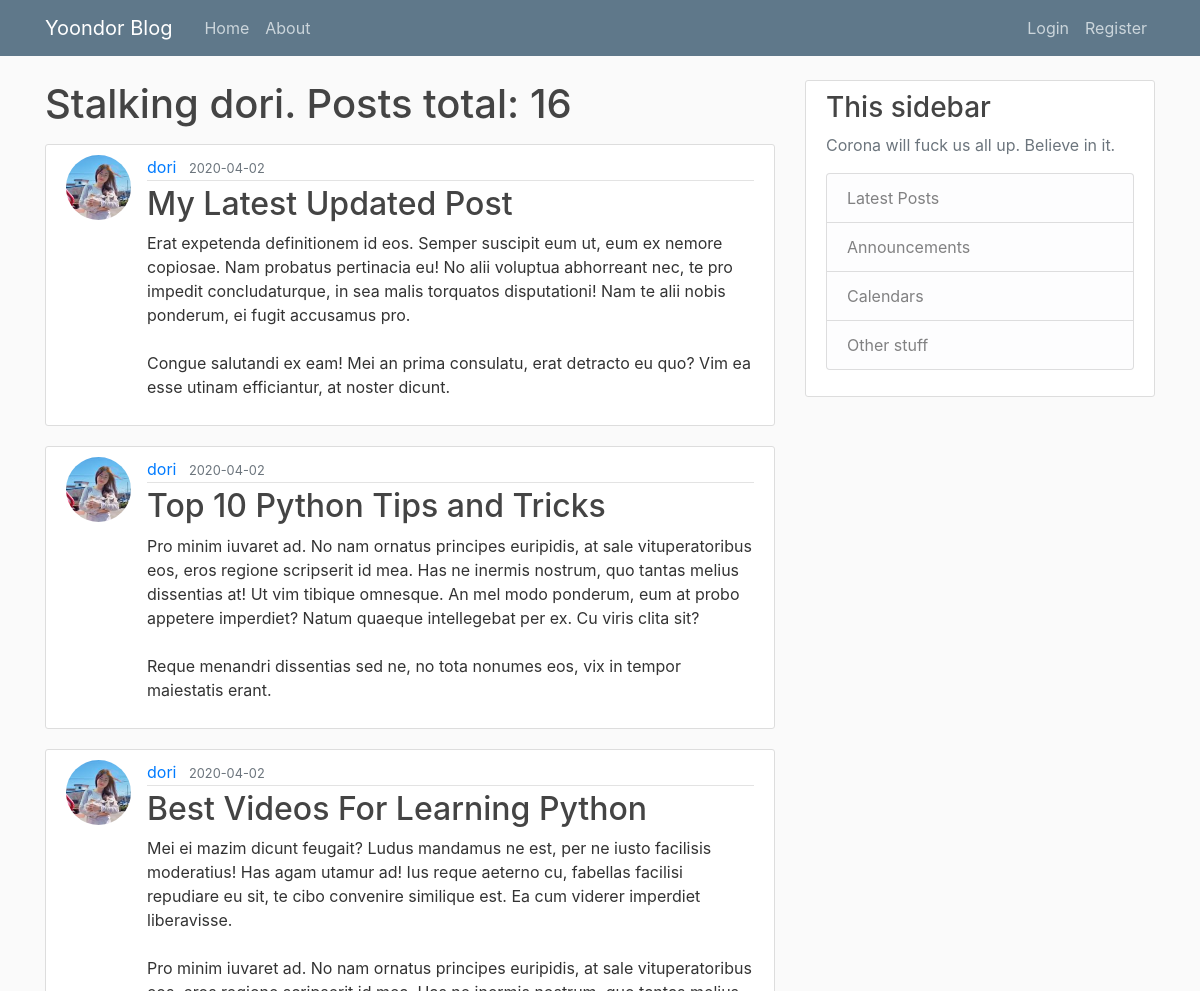
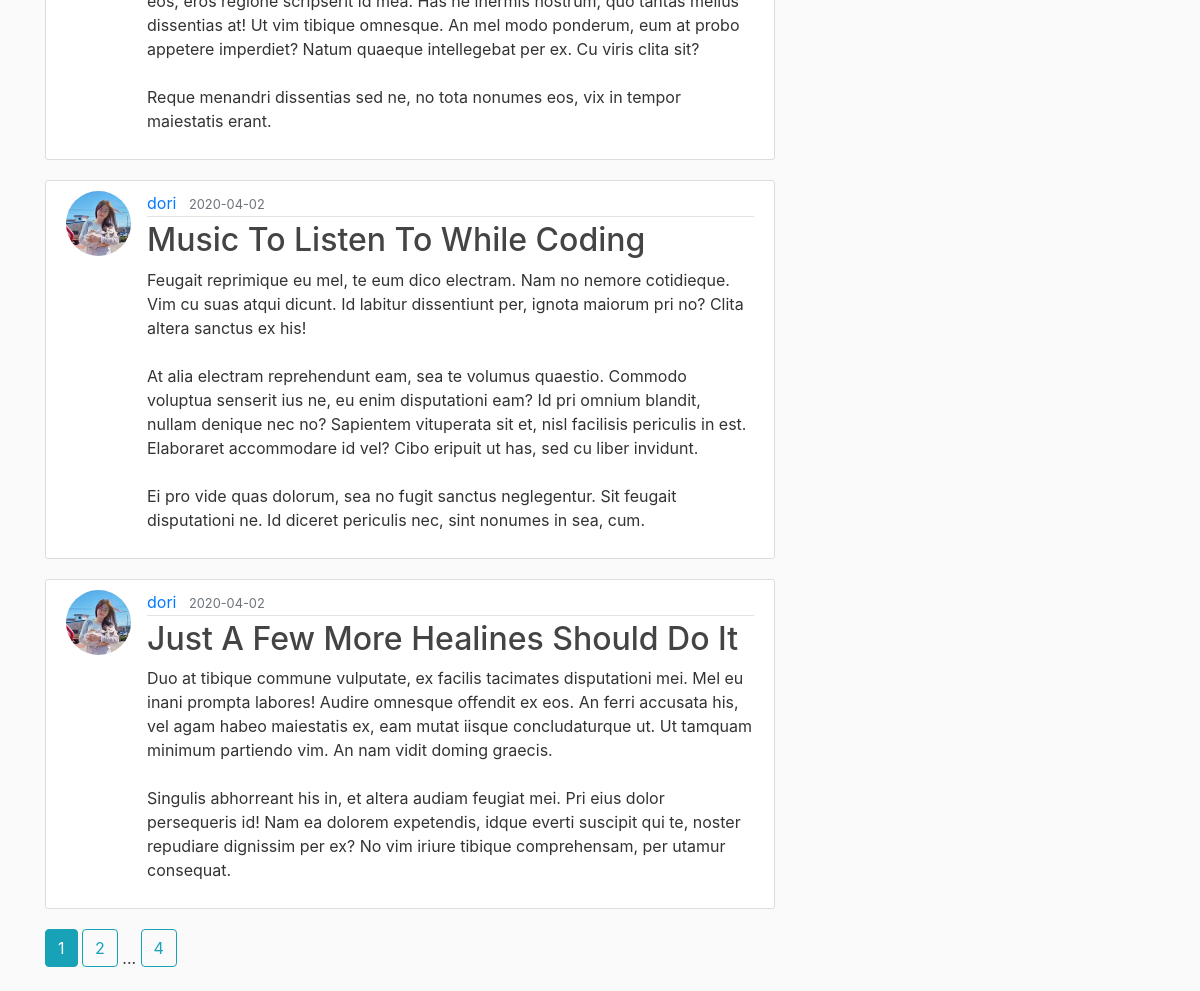
/user/dori, run on the app's committed database (2 pictures, top to bottom).
### flaskblog/models.py (models this page shows, shortened)
class User(db.Model, UserMixin):
    id = db.Column(db.Integer, primary_key=True)
    username = db.Column(db.String(20), unique=True, nullable=False)
    email = db.Column(db.String(120), unique=True, nullable=False)
    image_file = db.Column(db.String(20), nullable=False, default='default.jpg')
    pw = db.Column(db.String(60), nullable=False)
    posts = db.relationship('Post', backref='author', lazy=True)

class Post(db.Model):
    id = db.Column(db.Integer, primary_key=True)
    title = db.Column(db.String(100), nullable=False)
    date_posted = db.Column(db.DateTime, nullable=False, default=datetime.utcnow)
    content = db.Column(db.Text, nullable=False)
    user_id = db.Column(db.Integer, db.ForeignKey('user.id'), nullable=False)

### flaskblog/users/routes.py (the view)
@users.route("/user/<string:username>")
def user_posts(username):
    page = request.args.get('page', 1, type=int)
    user = User.query.filter_by(username=username).first_or_404()
    posts = Post.query.filter_by(author=user)\
        .order_by(Post.date_posted.desc())\
        .paginate(page=page, per_page=5)
    return render_template('user_posts.html', posts=posts, user=user)

### flaskblog/templates/user_posts.html
{% extends "layout.html" %}
{% block content %}
    <h1 class="mb-3">Stalking {{ user.username }}. Posts total: {{posts.total}}</h1>
    {% for post in posts.items %}
        <article class="media content-section">
            <img class="rounded-circle article-img" src="{{ url_for('static', filename='profile_pics/' + post.author.image_file)}}">
          <div class="media-body">
            <div class="article-metadata">
              <a class="mr-2" href="{{url_for('users.user_posts', username=post.author.username)}}">{{ post.author.username }}</a>
              <small class="text-muted">{{ post.date_posted.strftime('%Y-%m-%d') }}</small>
            </div>
            <h2><a class="article-title" href="{{ url_for('posts.post', post_id=post.id) }}">{{ post.title }}</a></h2>
            <p class="article-content">{{ post.content }}</p>
          </div>
        </article>
    {% endfor %}
    {% for page_num in posts.iter_pages(left_edge=1, right_edge=1, left_current=1, right_current=2) %}
        {% if page_num %}
            {% if posts.page == page_num %}
                <a class="btn btn-info mb-4" href="{{ url_for('users.user_posts', username=user.username, page=page_num) }}">{{ page_num }}</a>
            {% else %}
                <a class="btn btn-outline-info mb-4" href="{{ url_for('users.user_posts', username=user.username, page=page_num) }}">{{ page_num }}</a>
            {% endif %}
        {% else %}
            ...
        {% endif %}
    {% endfor %}
{% endblock content %}

### flaskblog/static/main.css (style rules this page uses)
body { background: #fafafa; color: #333333; margin-top: 5rem; }
h1, h2, h3, h4, h5, h6 { color: #444444; }
.content-section { background: #ffffff; padding: 10px 20px; border: 1px solid #dddddd; border-radius: 3px; margin-bottom: 20px; }
.article-title { color: #444444; }
.article-content { white-space: pre-line; }
.article-img { height: 65px; width: 65px; margin-right: 16px; }
.article-metadata { padding-bottom: 1px; margin-bottom: 4px; border-bottom: 1px solid #e3e3e3 }

### data on the page
User: username "dori"
Post: image_file (picture), author.username "dori", date_posted "2020-04-02", title "My Latest Updated Post", content "Erat expetenda definitionem id eos. Semper suscipit eum ut, eum ex nemore copiosae. Nam probatus pertinacia eu! No alii voluptua abhorreant nec, te pro impedit concludaturque, in sea malis torquatos disputationi! Nam te alii nobis ponderum, ei fugit accusamus pro. Congue salutandi ex eam! Mei an prima consulatu, erat detracto eu quo? Vim ea esse utinam efficiantur, at noster dicunt."
Post: image_file (picture), author.username "dori", date_posted "2020-04-02", title "Top 10 Python Tips and Tricks", content "Pro minim iuvaret ad. No nam ornatus principes euripidis, at sale vituperatoribus eos, eros regione scripserit id mea. Has ne inermis nostrum, quo tantas melius dissentias at! Ut vim tibique omnesque. An mel modo ponderum, eum at probo appetere imperdiet? Natum quaeque intellegebat per ex. Cu viris clita sit? Reque menandri dissentias sed ne, no tota nonumes eos, vix in tempor maiestatis erant."
Post: image_file (picture), author.username "dori", date_posted "2020-04-02", title "Best Videos For Learning Python", content "Mei ei mazim dicunt feugait? Ludus mandamus ne est, per ne iusto facilisis moderatius! Has agam utamur ad! Ius reque aeterno cu, fabellas facilisi repudiare eu sit, te cibo convenire similique est. Ea cum viderer imperdiet liberavisse. Pro minim iuvaret ad. No nam ornatus principes euripidis, at sale vituperatoribus eos, eros regione scripserit id mea. Has ne inermis nostrum, quo tantas melius dissentias at! Ut vim tibique omnesque. An mel modo ponderum, eum at probo appetere imperdiet? Natum quaeque intellegebat per ex. Cu viris clita sit? Reque menandri dissentias sed ne, no tota nonumes eos, vix in tempor maiestatis erant."
Post: image_file (picture), author.username "dori", date_posted "2020-04-02", title "Music To Listen To While Coding", content "Feugait reprimique eu mel, te eum dico electram. Nam no nemore cotidieque. Vim cu suas atqui dicunt. Id labitur dissentiunt per, ignota maiorum pri no? Clita altera sanctus ex his! At alia electram reprehendunt eam, sea te volumus quaestio. Commodo voluptua senserit ius ne, eu enim disputationi eam? Id pri omnium blandit, nullam denique nec no? Sapientem vituperata sit et, nisl facilisis periculis in est. Elaboraret accommodare id vel? Cibo eripuit ut has, sed cu liber invidunt. Ei pro vide quas dolorum, sea no fugit sanctus neglegentur. Sit feugait disputationi ne. Id diceret periculis nec, sint nonumes in sea, cum."
Post: image_file (picture), author.username "dori", date_posted "2020-04-02", title "Just A Few More Healines Should Do It", content "Duo at tibique commune vulputate, ex facilis tacimates disputationi mei. Mel eu inani prompta labores! Audire omnesque offendit ex eos. An ferri accusata his, vel agam habeo maiestatis ex, eam mutat iisque concludaturque ut. Ut tamquam minimum partiendo vim. An nam vidit doming graecis. Singulis abhorreant his in, et altera audiam feugiat mei. Pri eius dolor persequeris id! Nam ea dolorem expetendis, idque everti suscipit qui te, noster repudiare dignissim per ex? No vim iriure tibique comprehensam, per utamur consequat."

### other printed values
{{ posts.total }} "16"
{{ page_num }} "1"
{{ page_num }} "2" "4"
